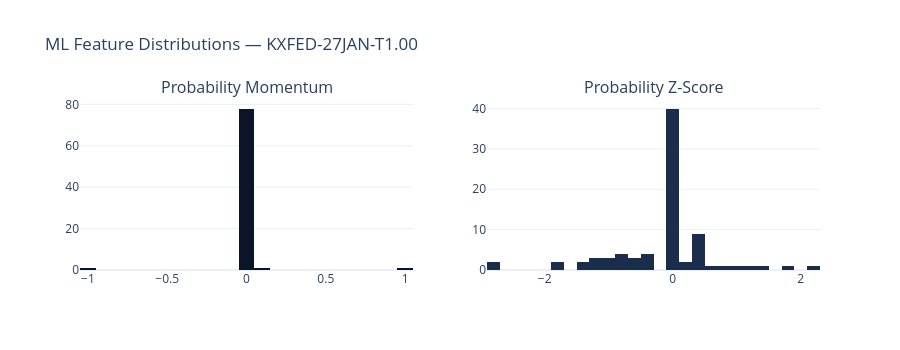

Notebook cell for this chart:
### Code cell
# Feature distributions for the most active contract
active_sym = top_contracts[0]
active_features = kalshi_features.filter(
    (pl.col("symbol") == active_sym) & pl.col("prob_momentum").is_not_null()
)

fig = make_subplots(
    rows=1,
    cols=2,
    subplot_titles=("Probability Momentum", "Probability Z-Score"),
)

fig.add_trace(
    go.Histogram(
        x=active_features["prob_momentum"].to_list(),
        nbinsx=30,
        name="Momentum",
        marker_color=COLORS["blue"],
    ),
    row=1,
    col=1,
)

fig.add_trace(
    go.Histogram(
        x=active_features["prob_zscore"].to_list(),
        nbinsx=30,
        name="Z-Score",
        marker_color=COLORS["slate"],
    ),
    row=1,
    col=2,
)

fig.update_layout(
    title=f"ML Feature Distributions — {active_sym}",
    height=350,
    showlegend=False,
    template="plotly_white",
)

fig.show()

### Figure 1 — Plotly figure (JSON) as saved in the notebook; plotly's stock layout.template omitted (floating-point values rounded to 4 significant figures)
{"data": [{"marker": {"color": "#0a1628"}, "name": "Momentum", "nbinsx": 30, "type": "histogram", "x": [0.07, 0.0, 0.0, -0.96, 0.0, 0.01, 0.01, 0.01, 0.96, 0.0, -0.01, -0.02, -0.02, -0.01, -0.01, -0.01, 0.0, 0.0, 0.02, 0.02, 0.02, 0.02, 0.02, 0.0, 0.0, 0.0, 0.0, -0.01, -0.01, -0.01, -0.01, -0.01, 0.0, 0.0, 0.0, 0.0, 0.0, 0.0, 0.0, 0.0, 0.0, 0.0, 0.0, 0.0, 0.0, 0.0, 0.0, 0.0, 0.0, 0.0, 0.0, -0.01, -0.01, -0.01, -0.01, -0.01, 0.0, 0.0, 0.0, 0.0, 0.0, 0.0, 0.0, 0.0, 0.0, 0.0, 0.0, 0.0, 0.0, 0.0, 0.0, 0.0, 0.0, 0.0, 0.0, 0.0, 0.0, 0.0, 0.0, 0.0, 0.0], "xaxis": "x", "yaxis": "y"}, {"marker": {"color": "#1a2d4a"}, "name": "Z-Score", "nbinsx": 30, "type": "histogram", "x": [0.0, 0.0, 0.0, 0.0, 0.3411, 0.3455, 0.3418, 0.3381, 0.3052, 0.3052, 0.3052, 0.276, 0.2796, -1.225, -1.028, -0.8503, -0.7071, -0.6211, 2.288, 1.765, 1.449, 1.162, 0.9487, 0.7746, 0.6211, 0.4743, 0.3162, -2.846, -1.897, -1.449, -1.162, -0.9487, -0.7746, -0.6211, -0.4743, -0.3162, 0.0, 0.0, 0.0, 0.0, 0.0, 0.0, 0.0, 0.0, 0.0, 0.0, 0.0, 0.0, 0.0, 0.0, 0.0, -2.846, -1.897, -1.449, -1.162, -0.9487, -0.7746, -0.6211, -0.4743, -0.3162, 0.0, 0.0, 0.0, 0.0, 0.0, 0.0, 0.0, 0.0, 0.0, 0.0, 0.0, 0.0, 0.0, 0.0, 0.0, 0.0, 0.0, 0.0, 0.0, 0.0, 0.0], "xaxis": "x2", "yaxis": "y2"}], "layout": {"annotations": [{"font": {"size": 16}, "showarrow": false, "text": "Probability Momentum", "x": 0.225, "xanchor": "center", "xref": "paper", "y": 1.0, "yanchor": "bottom", "yref": "paper"}, {"font": {"size": 16}, "showarrow": false, "text": "Probability Z-Score", "x": 0.775, "xanchor": "center", "xref": "paper", "y": 1.0, "yanchor": "bottom", "yref": "paper"}], "height": 350, "showlegend": false, "title": {"text": "ML Feature Distributions — KXFED-27JAN-T1.00"}, "xaxis": {"anchor": "y", "domain": [0.0, 0.45]}, "xaxis2": {"anchor": "y2", "domain": [0.55, 1.0]}, "yaxis": {"anchor": "x", "domain": [0.0, 1.0]}, "yaxis2": {"anchor": "x2", "domain": [0.0, 1.0]}}}
